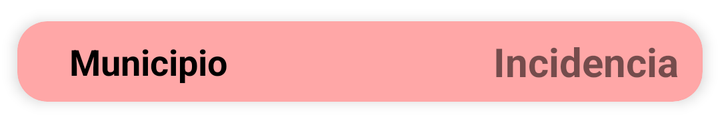
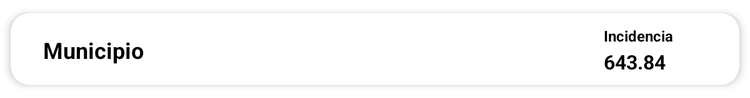

First picture: res/layout/ on a phone held upright. Second picture: the repository's own variant of that layout, on a device whose configuration matches the variant's folder. Source for both follows.
<!-- AndroidManifest.xml: application theme Theme.CovidTrackingEuskadi -->
<!-- res/layout/town_element.xml -->
<?xml version="1.0" encoding="utf-8"?>
<androidx.cardview.widget.CardView xmlns:android="http://schemas.android.com/apk/res/android"
    xmlns:app="http://schemas.android.com/apk/res-auto"
    android:id="@+id/backgroundElement"
    android:layout_width="match_parent"
    android:layout_height="wrap_content"
    android:animateLayoutChanges="true"
    android:backgroundTint="#FFA7A7"
    app:cardCornerRadius="15dp"
    app:cardElevation="4dp"
    app:cardUseCompatPadding="true">

    <LinearLayout
        android:layout_width="match_parent"
        android:layout_height="wrap_content"
        android:animateLayoutChanges="true"
        android:orientation="vertical">

        <RelativeLayout
            android:layout_width="match_parent"
            android:layout_height="wrap_content"
            android:orientation="horizontal"
            android:padding="6dp">

            <LinearLayout
                android:id="@+id/linearLayout"
                android:layout_width="wrap_content"
                android:layout_height="wrap_content"
                android:layout_alignParentTop="true"
                android:layout_marginStart="20dp"
                android:layout_marginLeft="4dp"
                android:layout_marginTop="2dp"
                android:orientation="vertical">

                <TextView
                    android:id="@+id/townText"
                    android:layout_width="match_parent"
                    android:layout_height="wrap_content"
                    android:layout_marginBottom="2dp"
                    android:text="Municipio"
                    android:textColor="@android:color/black"
                    android:textSize="18sp"
                    android:textStyle="bold" />

            </LinearLayout>

            <TextView
                android:id="@+id/incidenceText"
                android:layout_width="wrap_content"
                android:layout_height="wrap_content"
                android:layout_alignParentEnd="true"
                android:layout_alignParentRight="true"
                android:layout_centerVertical="true"
                android:layout_marginEnd="6dp"
                android:layout_marginRight="6dp"
                android:text="Incidencia"
                android:textSize="20sp"
                android:textStyle="bold" />

        </RelativeLayout>

    </LinearLayout>

</androidx.cardview.widget.CardView>
<!-- resources referenced by this layout -->
<resources>
  <style name="Theme.CovidTrackingEuskadi" parent="Theme.MaterialComponents.DayNight.DarkActionBar">
          
          <item name="colorPrimary">@color/purple_500</item>
          <item name="colorPrimaryVariant">@color/purple_700</item>
          <item name="colorOnPrimary">@color/white</item>
          
          <item name="colorSecondary">@color/teal_200</item>
          <item name="colorSecondaryVariant">@color/teal_700</item>
          <item name="colorOnSecondary">@color/black</item>
          
          <item name="android:statusBarColor" tools:targetApi="l">?attr/colorPrimaryVariant</item>
          
      </style>
</resources>
<!-- res/layout-large/town_element.xml (the repository's variant of the layout above) -->
<!-- drawn on a 7-inch tablet held upright -->
<?xml version="1.0" encoding="utf-8"?>
<androidx.cardview.widget.CardView xmlns:android="http://schemas.android.com/apk/res/android"
    xmlns:app="http://schemas.android.com/apk/res-auto"
    android:id="@+id/backgroundElement"
    android:layout_width="match_parent"
    android:layout_height="wrap_content"
    android:animateLayoutChanges="true"
    app:cardCornerRadius="15dp"
    app:cardElevation="4dp"
    app:cardUseCompatPadding="true">

    <LinearLayout
        android:layout_width="match_parent"
        android:layout_height="wrap_content"
        android:animateLayoutChanges="true"
        android:orientation="vertical">

        <RelativeLayout
            android:layout_width="match_parent"
            android:layout_height="wrap_content"
            android:orientation="horizontal"
            android:padding="6dp">

            <LinearLayout
                android:id="@+id/linearLayoutLeft"
                android:layout_width="wrap_content"
                android:layout_height="wrap_content"
                android:layout_alignParentTop="true"
                android:layout_marginStart="20dp"
                android:layout_marginLeft="4dp"
                android:layout_marginTop="0dp"
                android:orientation="vertical">

                <TextView
                    android:id="@+id/townText"
                    android:layout_width="match_parent"
                    android:layout_height="wrap_content"
                    android:layout_marginTop="4dp"
                    android:layout_marginBottom="2dp"
                    android:gravity="center_vertical"
                    android:maxWidth="200dp"
                    android:minHeight="40dp"
                    android:text="Municipio"
                    android:textColor="@android:color/black"
                    android:textSize="18sp"
                    android:textStyle="bold" />

            </LinearLayout>

            <LinearLayout
                android:layout_width="wrap_content"
                android:layout_height="wrap_content"
                android:layout_alignParentTop="true"
                android:layout_alignParentEnd="true"
                android:layout_alignParentRight="true"
                android:layout_marginTop="2dp"
                android:layout_marginEnd="6dp"
                android:layout_marginRight="6dp"
                android:orientation="horizontal">

                <LinearLayout
                    android:id="@+id/linearLayoutRight"
                    android:layout_width="wrap_content"
                    android:layout_height="wrap_content"
                    android:layout_alignParentTop="true"
                    android:layout_alignParentEnd="true"
                    android:layout_alignParentRight="true"
                    android:layout_marginTop="2dp"
                    android:layout_marginEnd="6dp"
                    android:layout_marginRight="6dp"
                    android:orientation="vertical">

                    <TextView
                        android:layout_width="match_parent"
                        android:layout_height="wrap_content"
                        android:layout_marginBottom="2dp"
                        android:text="Incidencia"
                        android:textColor="@android:color/black"
                        android:textSize="12sp"
                        android:textStyle="bold" />

                    <TextView
                        android:id="@+id/incidenceText"
                        android:layout_width="match_parent"
                        android:layout_height="wrap_content"
                        android:layout_marginBottom="2dp"
                        android:text="643.84"
                        android:textColor="@android:color/black"
                        android:textSize="16sp"
                        android:textStyle="bold" />

                </LinearLayout>

                <ImageView
                    android:id="@+id/incidenceCircle"
                    android:layout_width="35dp"
                    android:layout_height="35dp"
                    android:layout_alignParentStart="true"
                    android:layout_centerVertical="true"
                    android:layout_gravity="center"
                    android:paddingLeft="5dp"
                    android:paddingRight="5dp"
                    app:srcCompat="@drawable/ic_lens_black_24dp"
                    android:layout_alignParentLeft="true" />

            </LinearLayout>

        </RelativeLayout>

    </LinearLayout>

</androidx.cardview.widget.CardView>
